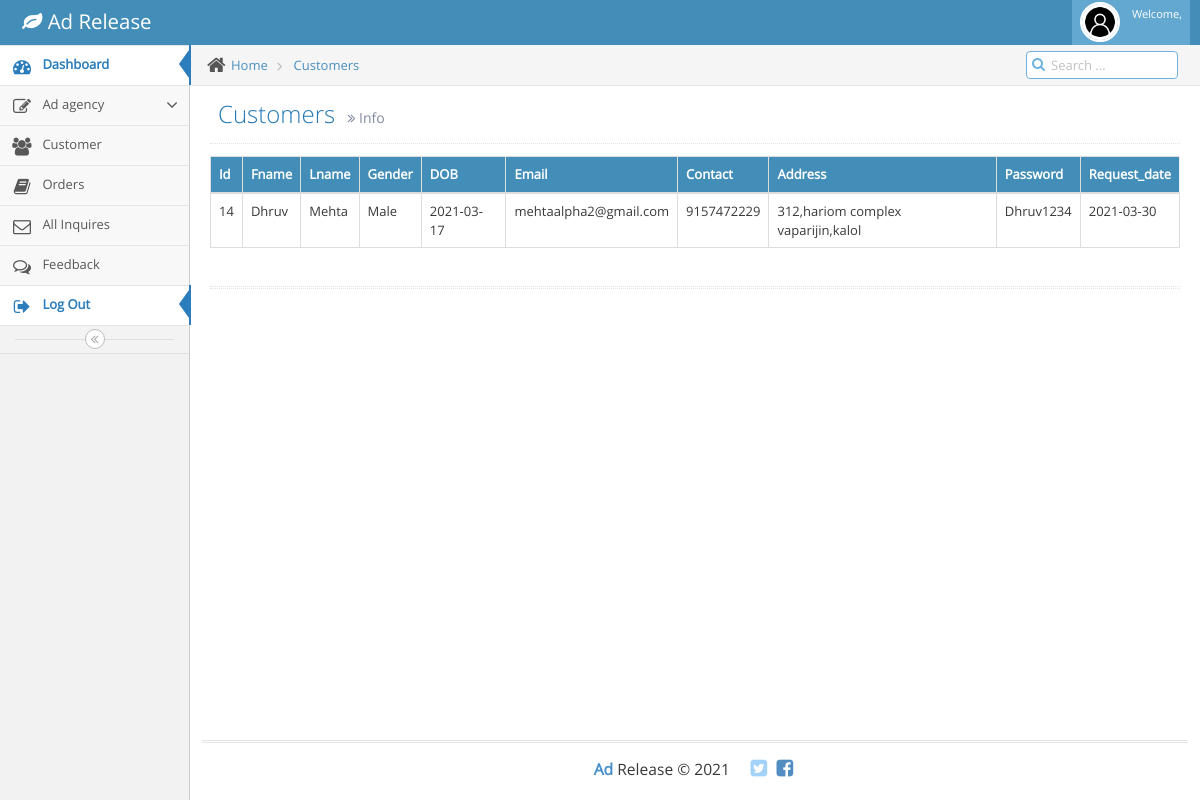
Page /admin/customers.php on the committed database.
### tables this page shows
CREATE TABLE `customer` (
  `Id` int(20) NOT NULL,
  `Fname` varchar(40) NOT NULL,
  `Lname` varchar(40) NOT NULL,
  `Gender` varchar(20) NOT NULL,
  `Dob` date NOT NULL,
  `Email` varchar(50) NOT NULL,
  `Contact` bigint(10) NOT NULL,
  `Address` varchar(50) NOT NULL,
  `Password` varchar(40) NOT NULL,
  `Request_date` date NOT NULL
);

### admin/customers.php (the view, shortened to what this page needs)
<?php
include 'connection.php';
$result = $con->query("select * from customer");
?>
<!DOCTYPE html>
<html lang="en">
	<head>
		<link rel="stylesheet" href="assets/css/bootstrap.min.css" />
		<link rel="stylesheet" href="assets/font-awesome/4.5.0/css/font-awesome.min.css" />
		<link rel="stylesheet" href="assets/css/ace.min.css" class="ace-main-stylesheet" id="main-ace-style" />
		<link rel="stylesheet" href="assets/css/ace-skins.min.css" />
		<link rel="stylesheet" href="assets/css/ace-rtl.min.css" />
	</head>
	<body class="no-skin">
		<?php include 'common/header.php';?>
		<div class="main-container ace-save-state" id="main-container">
			<?php include 'common/sidebar.php';?>
			<div class="main-content">
				<div class="main-content-inner">
					<div class="breadcrumbs ace-save-state" id="breadcrumbs">
						<ul class="breadcrumb">
							<li>
								<i class="ace-icon fa fa-home home-icon"></i>
								<a href="dashboard.php">Home</a>
							</li>
							<li>
								<a href="customers.php">Customers</a>
							</li>
						</ul>
						<div class="nav-search" id="nav-search">
							<form class="form-search">
								<span class="input-icon">
									<input type="text" placeholder="Search ..." class="nav-search-input" id="nav-search-input" autocomplete="off" />
									<i class="ace-icon fa fa-search nav-search-icon"></i>
								</span>
							</form>
						</div>
					</div>
					<div class="page-content">
						<div class="page-header">
							<h1>
								Customers
								<small>
									<i class="ace-icon fa fa-angle-double-right"></i>
									Info
								</small>
							</h1>
						</div>
						<div class="row">
							<div class="col-xs-12">
								<div class="row">
									<div class="col-xs-12">
										<table id="simple-table" class="table  table-bordered table-hover">
											<thead>
												<tr>
													<th>Id</th>
													<th>Fname</th>
													<th>Lname</th>
													<th>Gender</th>
													<th>DOB</th>
													<th>Email</th>
													<th>Contact</th>
													<th>Address</th>
													<th>Password</th>
													<th>Request_date</th>
												</tr>
											</thead>
											<tbody>
													<?php
														while ($row = $result->fetch_object())
													    {
															?>
																<tr>
																	<td><?php echo $row->Id;?></td>
																	<td><?php echo $row->Fname;?></td>
																	<td><?php echo $row->Lname;?></td>
																	<td><?php echo $row->Gender;?></td>
																	<td><?php echo $row->Dob;?></td>
																	<td><?php echo $row->Email;?></td>
																	<td><?php echo $row->Contact;?></td>
																	<td><?php echo $row->Address;?></td>
																	<td><?php echo $row->Password;?></td>
																	<td><?php echo $row->Request_date;?></td>
																</tr>
															<?php
														}
													?>
											</tbody>
										</table>
									</div>
								</div>
								<div class="hr hr-18 dotted hr-double"></div>
							</div>
						</div>
					</div>
				</div>
			</div>
			<?php include 'common/footer.php';?>
		</div>
	</body>
</html>

### admin/customers.php (style rules this page uses)
th { background-color:#438EB9; color: white; }

### rows in the picture
customer: Id "14", Fname "Dhruv", Lname "Mehta", Gender "Male", Dob "2021-03-17", Email "mehtaalpha2@gmail.com", Contact "9157472229", Address "312,hariom complex vaparijin,kalol", Password "Dhruv1234", Request_date "2021-03-30"
